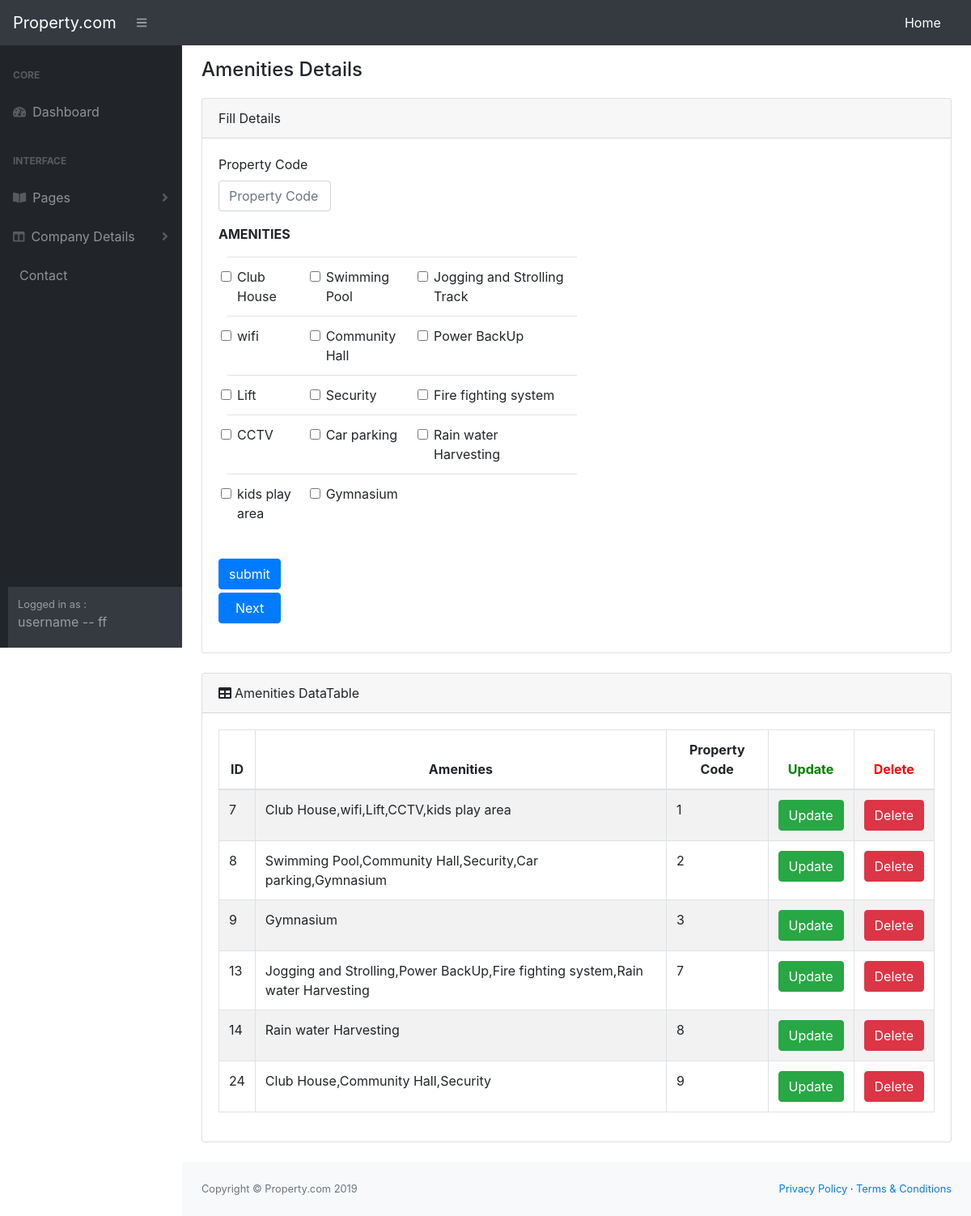
Screenshot of /admin_dashboard/dist/amenities-details.php (signed in) with the database file from the repository.
### tables this page shows
CREATE TABLE `amenities_details` (
  `id` int(200) NOT NULL,
  `amenities` varchar(200) NOT NULL,
  `pcode` int(11) NOT NULL
);

### admin_dashboard/dist/amenities-details.php (the view, shortened to what this page needs)
<?php
  include("config.php");
  $result=mysqli_query($mysqli,"select * from amenities_details order by id asc");
?>
<?php
  include("navbar.php");
?>
<div id="layoutSidenav">
  <?php
    include("sidebar.php");
  ?>
  <div id="layoutSidenav_content">
                  <main>
                    <div class="container-fluid">
                        <h4 class="mt-3" style="margin-bottom: 20px;">Amenities Details</h4>
                            <div class="card mb-4">
                              <div class="card-header">Fill Details</div>
                              <div class="card-body">
                                <form action="amenities-details-fun.php" method="POST">
                                  <div class="form-row">
                                        <div class="form-group col-md-2">
                                          <label for="pcode">Property Code</label>
                                          <input type="text" class="form-control" name="pcode" id="pcode" placeholder="Property Code">
                                        </div>
                                    </div>
                                      <div class="form-row">
                                        <div class="form-group col-md-6">
                                          <label for="amendetails" style="font-weight: 700; margin-bottom:-3px ">AMENITIES
                                          </label>
                                        </div>
                                      </div>
                                      <div class="form-row" style="margin-left:6px;">
                                        <div class="form-group col-md-6">
                                          <table class="table " name="amendetails" id="amendetails">
                                            <tbody>
                                              <tr>
                                                <td>
                                                  <label class="form-check-label">
                                                   <input type="checkbox" name="amen[]" class="form-check-input" value="Club House">Club House
                                                  </label>
                                                </td>
                                                <td>
                                                  <label class="form-check-label">
                                                    <input type="checkbox" name="amen[]"  class="form-check-input" value="Swimming Pool">Swimming Pool
                                                  </label>
                                                </td>
                                                <td>
                                                <label class="form-check-label">
                                                   <input type="checkbox" name="amen[]"  class="form-check-input" value="Jogging and Strolling">Jogging and Strolling Track
                                                  </label>
                                                </td>
                                              </tr>
                                              <tr>
                                                <td>
                                                <label class="form-check-label">
                                                   <input type="checkbox"name="amen[]" class="form-check-input" value="wifi">wifi
                                                  </label>
                                                </td>
                                                <td>
                                                <label class="form-check-label">
                                                   <input type="checkbox" name="amen[]"  class="form-check-input" value="Community Hall">Community Hall
                                                  </label>
                                                </td>
                                                <td>
                                                <label class="form-check-label">
                                                   <input type="checkbox" name="amen[]"  class="form-check-input" value="Power BackUp">Power BackUp
                                                  </label>
                                                  </td>
                                              </tr>
                                              <tr>
                                                <td>
                                                <label class="form-check-label">
                                                   <input type="checkbox" name="amen[]"  class="form-check-input" value="Lift">Lift
                                                  </label>
                                                </td>
                                                <td>
                                                <label class="form-check-label">
                                                   <input type="checkbox" name="amen[]"  class="form-check-input" value="Security">Security
                                                  </label>
                                                </td>
                                                <td>
                                                <label class="form-check-label">
                                                   <input type="checkbox" name="amen[]"  class="form-check-input" value="Fire fighting system">Fire fighting system
                                                  </label>
                                                </td>
                                              </tr>
                                              <tr>
                                                <td>
                                                <label class="form-check-label">
                                                   <input type="checkbox" name="amen[]" class="form-check-input" value="CCTV">CCTV
                                                  </label>
                                                </td>
                                                <td>
                                                <label class="form-check-label">
                                                   <input type="checkbox" name="amen[]"  class="form-check-input" value="Car parking">Car parking
                                                  </label>
                                                </td>
                                                <td>
                                                <label class="form-check-label">
                                                   <input type="checkbox" name="amen[]"  class="form-check-input" value="Rain water Harvesting">Rain water Harvesting
                                                  </label>
                                                </td>
                                              </tr>
                                              <tr>
                                                <td>
                                                <label class="form-check-label">
                                                   <input type="checkbox" name="amen[]"  class="form-check-input" value="kids play area">kids play area
                                                  </label>
                                                </td>
                                                <td>
                                                <label class="form-check-label">
                                                   <input type="checkbox" name="amen[]"  class="form-check-input" value="Gymnasium">Gymnasium
                                                  </label>
                                                </td>
                                                <td>
                                                </td>
                                              </tr>
                                            </tbody>
                                          </table>
                                        </div>
                                      </div>
                                    <input type="submit" class="btn btn-primary"  name="submit3" value="submit">
                                </form>
                                <div class="form-row">
                                  <div class="form-group col-md-2">
                                    <input type="submit" class="btn btn-primary" style="margin-top:4px; padding-left: 20px; padding-right:20px;  text-align: center;" name="next" value="Next"
                                    onclick="location.href='project-details.php';">
                                  </div>
                                </div>
                             </div>
                            </div>
                            <div class="card mb-4">
                              <div class="card-header"><i class="fas fa-table mr-1"></i>Amenities DataTable</div>
                                <div class="card-body">
                                  <div class="table-responsive">
                                      <table class="table table-striped table-bordered" width="100%"
                                        cellspacing="0">
                                          <thead>
                                            <tr style="text-align: center;">
                                              <th>ID</th>
                                              <th>Amenities</th>
                                              <th>Property Code</th>
                                              <th style="color:green;">Update</th>
                                              <th style="color:red;">Delete</th>
                                            </tr>
                                          </thead>
                                          <?php
                                            while ($res =mysqli_fetch_array($result))
                                            {
                                          ?>
                                             <tr>
                                              <td><?php echo $res['id']; ?></td>
                                              <td><?php echo $res['amenities']; ?></td>
                                              <td><?php echo $res['pcode']; ?></td>
                                              <td><button class="btn btn-success"><a href="amenities-update.php?id=<?php echo $res['id']; ?>" class="text-white">Update</a>
                                              </button></td>
                                              <td><button class="btn btn-danger"><a href="amenities-details-fun.php?id=<?php echo $res['id']; ?>" class="text-white">Delete</a>
                                              </button></td>
                                          </tr>
                                       <?php } ?>
                                      </table>
                                  </div>
                                </div>
                            </div>
                    </div>
                </main>
    <?php
      include("admin-panel-footer.php");
    ?>
    </div>
</div>

### rows the page displays
amenities_details: id "7", amenities "Club House,wifi,Lift,CCTV,kids play area", pcode "1"
amenities_details: id "8", amenities "Swimming Pool,Community Hall,Security,Car parking,Gymnasium", pcode "2"
amenities_details: id "9", amenities "Gymnasium", pcode "3"
amenities_details: id "13", amenities "Jogging and Strolling,Power BackUp,Fire fighting system,Rain water Harvesting", pcode "7"
amenities_details: id "14", amenities "Rain water Harvesting", pcode "8"
amenities_details: id "24", amenities "Club House,Community Hall,Security", pcode "9"

### other values shown
$_SESSION['username'] "ff"
